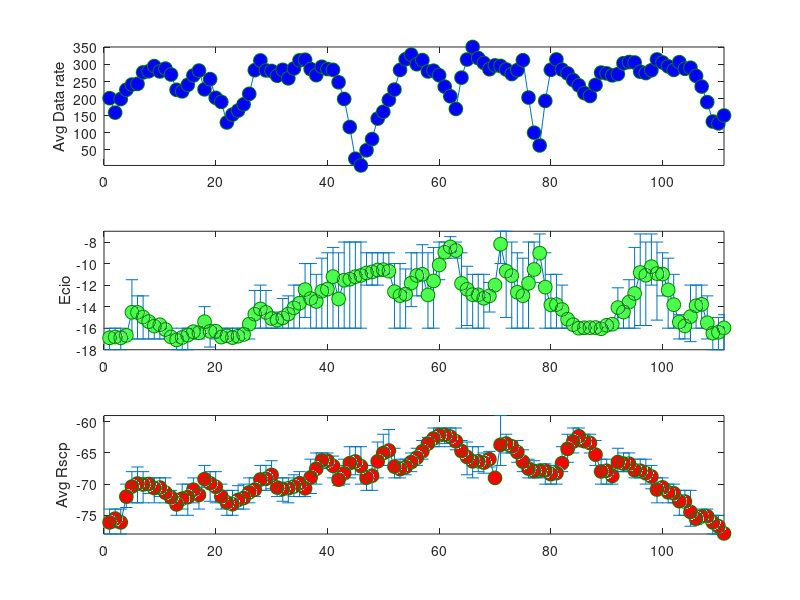
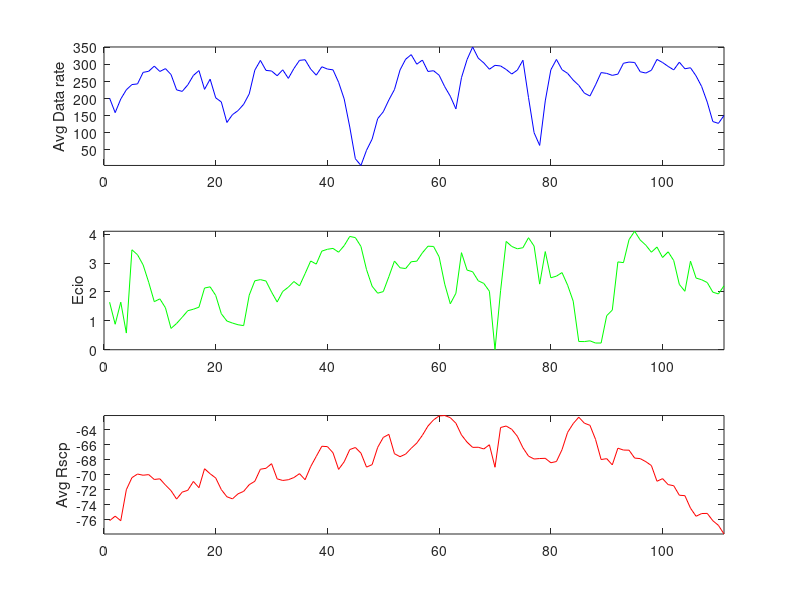

The MATLAB script that drew these images, in order: (Note: this script raises an error after producing the figures.)
clear;
clc;
[X(:,1),X(:,2),time1]=textread('201501191337_download.txt','%f%f%s','headerlines',0);
[D(:,1),D(:,2),time2]=textread('20150119133728_parse.txt','%f%f%s','headerlines',0);

start_time1=str2double(time1{1}(1:2))*60*60+str2double(time1{1}(4:5))*60+str2double(time1{1}(7:8));
start_time2=str2double(time2{1}(1:2))*60*60+str2double(time2{1}(4:5))*60+str2double(time2{1}(7:8));
finish_time1=str2double(time1{size(time1,1)}(1:2))*60*60+str2double(time1{size(time1,1)}(4:5))*60+str2double(time1{size(time1,1)}(7:8));
finish_time2=str2double(time2{size(time2,1)}(1:2))*60*60+str2double(time2{size(time2,1)}(4:5))*60+str2double(time2{size(time2,1)}(7:8));
% start time alligenmnet
if start_time1 > start_time2
    id=1;
    for i=1:size(D,1)
        temp_time=str2double(time2{i}(1:2))*60*60+str2double(time2{i}(4:5))*60+str2double(time2{i}(7:8));
        if temp_time >= start_time1
            Temp(id,:)=D(i,:);
            Temp_time(:,id) = time2(i);
            id=id+1;
        end
    end
    D=Temp;
    time2=Temp_time;
else
    id=1;
    for i=1:size(X,1)
        temp_time=str2double(time1{i}(1:2))*60*60+str2double(time1{i}(4:5))*60+str2double(time1{i}(7:8));
        if temp_time >= start_time2
            Temp(id,:)=X(i,:);
            Temp_time(id,:) = time1(i);
            id=id+1;
        end
    end
    X=Temp;
    time1=Temp_time;
end
clear Temp Temp_time;
% finish time alligenmnet
if finish_time1 > finish_time2
    id=1;
    for i=1:size(X,1)
        temp_time=str2double(time1{i}(1:2))*60*60+str2double(time1{i}(4:5))*60+str2double(time1{i}(7:8));
        if temp_time <= finish_time2
            Temp(id,:)=X(i,:);
            Temp_time(id,:) = time1(i);
            id=id+1;
        end
    end   
    X=Temp;
    time1=Temp_time;
else
    id=1;
    for i=1:size(D,1)
        temp_time=str2double(time2{i}(1:2))*60*60+str2double(time2{i}(4:5))*60+str2double(time2{i}(7:8));
        if temp_time <= finish_time1
            Temp(id,:)=D(i,:);
            Temp_time(:,id) = time2(i);
            id=id+1;
        end
    end
    D=Temp;
    time2=Temp_time;
end                
start_time=str2double(time1{1}(1:2))*60*60+str2double(time1{1}(4:5))*60+str2double(time1{1}(7:8));
finish_time=str2double(time1{size(time1,1)}(1:2))*60*60+str2double(time1{size(time1,1)}(4:5))*60+str2double(time1{size(time1,1)}(7:8));
seconds=finish_time-start_time;
% moving average 
window_size=3;
window_time=start_time;
Avg=[];
for j=1:seconds-window_size+1
    k=1;
    temp_sum=0;
    temp_avg=0;
    num=0;
    while(true)
      if str2double(time1{k}(1:2))*60*60+str2double(time1{k}(4:5))*60+str2double(time1{k}(7:8)) >= window_time+window_size 
          Avg=[Avg temp_sum/num];
          temp_sum=0;
          num=0;
          break;
      elseif str2double(time1{k}(1:2))*60*60+str2double(time1{k}(4:5))*60+str2double(time1{k}(7:8)) >= window_time
         temp_sum=temp_sum+X(k,1);
         k=k+1;
         num=num+1;
      else
         k=k+1;
      end    
    end
    window_time=window_time+1;
end
%label genearation    
Y=[];
for j=2:size(Avg,2)
    if Avg(j)>Avg(j-1)
        Y(j-1)=+1;
    else    
        Y(j-1)=-1;
    end    
end   
%RSCP ECIO
Avg_Ecio=[];
Std_Ecio=[];
Max_Ecio=[];
Min_Ecio=[];
Q1_Ecio=[];
Q3_Ecio=[];
Avg_Rscp=[];
Std_Rscp=[];
Max_Rscp=[];
Min_Rscp=[];
Q1_Rscp=[];
Q3_Rscp=[];
temp_value1=[];
temp_value2=[];
window_time=start_time;
for j=1:seconds-window_size+1
    k=1;
    temp_value1=[];
    temp_value2=[];
    while(true)
      if str2double(time2{k}(1:2))*60*60+str2double(time2{k}(4:5))*60+str2double(time2{k}(7:8)) >= window_time+window_size 
          if size(temp_value1,2) ~= 0
            Q1_Ecio=[Q1_Ecio prctile(temp_value1,25)];
            Q3_Ecio=[Q3_Ecio prctile(temp_value1,75)];
            Avg_Ecio=[Avg_Ecio mean(temp_value1)];
            Std_Ecio=[Std_Ecio std(temp_value1)];
            Max_Ecio=[Max_Ecio max(temp_value1)];
            Min_Ecio=[Min_Ecio min(temp_value1)];
          else
            Q1_Ecio=[Q1_Ecio Q1_Ecio(size(Q1_Ecio,1))];  
            Q3_Ecio=[Q3_Ecio Q3_Ecio(size(Q3_Ecio,1))];   
            Avg_Ecio=[Avg_Ecio Avg_Ecio(size(Avg_Ecio,1))];  
            Std_Ecio=[Std_Ecio Std_Ecio(size(Std_Ecio,1))];
            Max_Ecio=[Max_Ecio Max_Ecio(size(Max_Ecio,1))];
            Min_Ecio=[Min_Ecio Min_Ecio(size(Min_Ecio,1))];
          end
          if size(temp_value2,2) ~= 0
            Q1_Rscp=[Q1_Rscp prctile(temp_value2,25)];
            Q3_Rscp=[Q3_Rscp prctile(temp_value2,75)];
            Avg_Rscp=[Avg_Rscp mean(temp_value2)];  
            Std_Rscp=[Std_Rscp std(temp_value2)];
            Max_Rscp=[Max_Rscp max(temp_value2)];
            Min_Rscp=[Min_Rscp min(temp_value2)];
          else
            Q1_Rscp=[Q1_Rscp Q1_Rscp(size(Q1_Rscp,1))];  
            Q3_Rscp=[Q3_Rscp Q3_Rscp(size(Q3_Rscp,1))];
            Avg_Rscp=[Avg_Rscp Avg_Rscp(size(Avg_Rscp,1))];  
            Std_Rscp=[Std_Rscp Std_Rscp(size(Std_Rscp,1))];
            Max_Rscp=[Max_Rscp Max_Rscp(size(Max_Rscp,1))];
            Min_Rscp=[Min_Rscp Min_Rscp(size(Min_Rscp,1))];
          end
          break;
      elseif str2double(time2{k}(1:2))*60*60+str2double(time2{k}(4:5))*60+str2double(time2{k}(7:8)) >= window_time
         temp_value1=[temp_value1 D(k,1)];
         temp_value2=[temp_value2 D(k,2)];
         k=k+1;
      else
         k=k+1;
      end    
    end
    window_time=window_time+1;
end
Data(1,:)=Avg(1,2:size(Avg,2));
Data(2,:)=Max_Ecio(1,2:size(Max_Ecio,2));
Data(3,:)=Min_Ecio(1,2:size(Min_Ecio,2));
Data(4,:)=Std_Ecio(1,2:size(Std_Ecio,2));
Data(5,:)=Max_Rscp(1,2:size(Max_Rscp,2));
Data(6,:)=Std_Rscp(1,2:size(Std_Rscp,2));
figure(1);
subplot(3,1,1);
k=plot(Avg,'o-');
set(k, 'MarkerSize', 10, 'MarkerFaceColor', 'b', ...
    'MarkerEdgeColor', [0 .5 0]);
axis([0,size(Avg,2),-inf,inf]);
ylabel('Avg Data rate');
subplot(3,1,2);
h=errorbar(1:size(Avg_Ecio,2),Avg_Ecio,Avg_Ecio-Q1_Ecio,Q3_Ecio-Avg_Ecio,'o-');
set(h, 'MarkerSize', 10, 'MarkerFaceColor', [.3 1 .3], ...
    'MarkerEdgeColor', [0 .5 0]);
axis([0,size(Avg_Ecio,2),-inf,inf]);
ylabel('Ecio');
subplot(3,1,3);
g=errorbar(1:size(Avg_Rscp,2),Avg_Rscp,Avg_Rscp-Q1_Rscp,Q3_Rscp-Avg_Rscp,'o-');
set(g, 'MarkerSize', 10, 'MarkerFaceColor', 'r', ...
    'MarkerEdgeColor', [0 .5 0]);
axis([0,size(Avg_Rscp,2),-inf,inf]);
ylabel('Avg Rscp');

figure(2);
subplot(3,1,1);
plot(Avg,'b');
axis([0,size(Avg,2),-inf,inf]);
ylabel('Avg Data rate');
subplot(3,1,2);
plot(Std_Ecio,'g');
axis([0,size(Std_Ecio,2),-inf,inf]);
ylabel('Ecio');
subplot(3,1,3);
plot(Avg_Rscp,'r')
axis([0,size(Avg_Rscp,2),-inf,inf]);
ylabel('Avg Rscp');

% file output
file_path=cd;
fid = fopen([cd,'\out.txt'], 'w');
for i=1:size(Data,2)
    for j=1:size(Data,1)
        fprintf(fid, '%f',Data(j,i));
        fprintf(fid,' ');
    end
    fprintf(fid,'\n');
end
fclose(fid);







